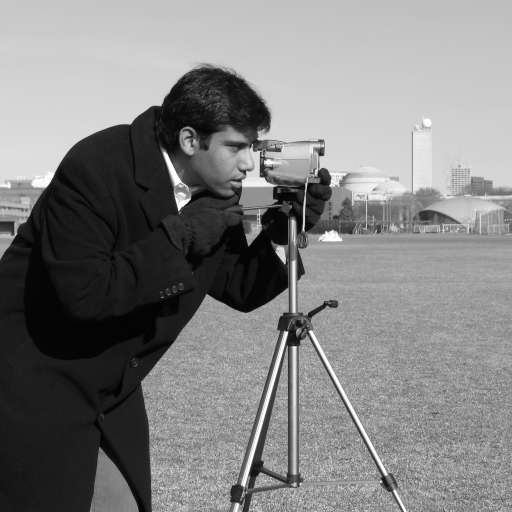
#> input picture skimage.data.camera(), 512 x 512 px
$ jupyter execute --allow-errors 0_color_and_exposure.ipynb   (shell and % lines are left out)   (older library calls are emulated)
#> lines starting #> are read from the running program, lines starting #| are printed output that depends on the picture
### lectures/skdemo/_skdemo.py
from __future__ import division

import numpy as np
import matplotlib.pyplot as plt

from scipy.ndimage import grey_dilation

from skimage import img_as_float
from skimage import color
from skimage import exposure
from skimage.util.dtype import dtype_limits


__all__ = ['imshow_all', 'imshow_with_histogram', 'mean_filter_demo',
           'mean_filter_interactive_demo', 'plot_cdf', 'plot_histogram']


# Gray-scale images should actually be gray!
plt.rcParams['image.cmap'] = 'gray'


#--------------------------------------------------------------------------
#  Custom `imshow` functions
#--------------------------------------------------------------------------

# [17 lines left out: function imshow_rgb_shifted, not called in this run]


def imshow_all(
    *images, limits='image', titles=None, shape=None, size=5, **kwargs
):
    """ Plot a series of images side-by-side.

    Convert all images to float so that images have a common intensity range.

    Parameters
    ----------
    images : tuple
        The images to plot.
    limits : 'image' or 'dtype', optional
        Control the intensity limits. By default, 'image' is used set the
        min/max intensities to the min/max of all images. Setting `limits` to
        'dtype' can also be used if you want to preserve the image exposure.
    titles : list of str
        Titles for subplots. If the length of titles is less than the number
        of images, empty strings are appended.
    shape : tuple, optional
        A two-element tuple that defines the shape of the subfigure grid as
        (rows, columns). If not given, all `ìmages` are shown in a single row.
    size : int, optional
        Width and height of each subplot in inches.
    kwargs : dict
        Additional keyword-arguments passed to `imshow`.
    """
    images = [img_as_float(img) for img in images]

    if titles is None:
        titles = []
    if len(titles) != len(images):
        titles = list(titles) + [''] * (len(images) - len(titles))

    if limits == 'image':
        kwargs.setdefault('vmin', min(img.min() for img in images))
        kwargs.setdefault('vmax', max(img.max() for img in images))
    elif limits == 'dtype':
        vmin, vmax = dtype_limits(images[0])
        kwargs.setdefault('vmin', vmin)
        kwargs.setdefault('vmax', vmax)

    if shape is None:
        shape = (1, len(images))
    nrows, ncols = shape

    height = nrows * size
    width = ncols * size
    fig, axes = plt.subplots(nrows=nrows, ncols=ncols, figsize=(width, height))
    for ax, img, label in zip(axes.ravel(), images, titles):
        ax.imshow(img, **kwargs)
        ax.set_title(label)


def imshow_with_histogram(image, **kwargs):
    """ Plot an image side-by-side with its histogram.

    - Plot the image next to the histogram
    - Plot each RGB channel separately (if input is color)
    - Automatically flatten channels
    - Select reasonable bins based on the image's dtype

    See `plot_histogram` for information on how the histogram is plotted.
    """
    width, height = plt.rcParams['figure.figsize']
    fig, (ax_image, ax_hist) = plt.subplots(ncols=2, figsize=(2*width, height))

    kwargs.setdefault('cmap', plt.cm.gray)
    ax_image.imshow(image, **kwargs)
    plot_histogram(image, ax=ax_hist)

    # pretty it up
    ax_image.set_axis_off()
    match_axes_height(ax_image, ax_hist)
    return ax_image, ax_hist


#--------------------------------------------------------------------------
#  Helper functions
#--------------------------------------------------------------------------


def match_axes_height(ax_src, ax_dst):
    """ Match the axes height of two axes objects.

    The height of `ax_dst` is synced to that of `ax_src`.
    """
    # HACK: plot geometry isn't set until the plot is drawn
    plt.draw()
    dst = ax_dst.get_position()
    src = ax_src.get_position()
    ax_dst.set_position([dst.xmin, src.ymin, dst.width, src.height])


def plot_cdf(image, ax=None):
    img_cdf, bins = exposure.cumulative_distribution(image)
    ax.plot(bins, img_cdf, 'r')
    ax.set_ylabel("Fraction of pixels below intensity")


def plot_histogram(image, ax=None, **kwargs):
    """ Plot the histogram of an image (gray-scale or RGB) on `ax`.

    Calculate histogram using `skimage.exposure.histogram` and plot as filled
    line. If an image has a 3rd dimension, assume it's RGB and plot each
    channel separately.
    """
    ax = ax if ax is not None else plt.gca()

    if image.ndim == 2:
        _plot_histogram(ax, image, color='black', **kwargs)
    elif image.ndim == 3:
        # `channel` is the red, green, or blue channel of the image.
        for channel, channel_color in zip(iter_channels(image), 'rgb'):
            _plot_histogram(ax, channel, color=channel_color, **kwargs)


def _plot_histogram(ax, image, alpha=0.3, **kwargs):
    # Use skimage's histogram function which has nice defaults for
    # integer and float images.
    hist, bin_centers = exposure.histogram(image)
    ax.fill_between(bin_centers, hist, alpha=alpha, **kwargs)
    ax.set_xlabel('intensity')
    ax.set_ylabel('# pixels')


def iter_channels(color_image):
    """Yield color channels of an image."""
    # Roll array-axis so that we iterate over the color channels of an image.
    for channel in np.rollaxis(color_image, -1):
        yield channel


#--------------------------------------------------------------------------
#  Convolution Demo
#--------------------------------------------------------------------------

# [58 lines left out: functions mean_filter_demo, mean_filter_interactive_demo, iter_kernel, iter_pixels, bounded_slice, not called in this run]

### lectures/0_color_and_exposure.ipynb
[cell 1]
from __future__ import division, print_function

# Color and exposure

As discussed earlier, images are just numpy arrays. The numbers in those arrays correspond to the intensity of each pixel (or, in the case of a color image, the intensity of a specific color). To manipulate these, `scikit-image` provides the `color` and `exposure` modules.

## Aside: Plotting images

Before we get started, a quick note about plotting images---specifically, plotting gray-scale images with Matplotlib. First, let's grab an example image from `scikit-image`.

[cell 2]
from skimage import data

image = data.camera()
#> image is the input picture: shape (512, 512); min 0, max 255, mean 129.1

Also, we'll want to make sure we have numpy and matplotlib imported.

[cell 3]
import matplotlib.pyplot as plt
import numpy as np

If we plot a gray-scale image using the default colormap, "jet", and a gray-scale color
map, "gray", you can easily see the difference:

[cell 4]
fig, (ax_jet, ax_gray) = plt.subplots(ncols=2)
ax_jet.imshow(image, cmap='jet')
ax_gray.imshow(image, cmap='gray');

We can get a better idea of the ill effects by zooming into the man's face.

[cell 5]
face = image[80:160, 200:280]
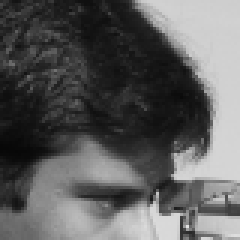
#> face: shape (80, 80) (shown 3 times larger); min 7, max 225, mean 92.9
fig, (ax_jet, ax_gray) = plt.subplots(ncols=2)
ax_jet.imshow(face, cmap='jet')
ax_gray.imshow(face, cmap='gray');

Notice how the face looks distorted and splotchy with the "jet" colormap. Also, this colormap distorts the concepts of light and dark, and there are artificial boundaries created by the different color hues. Is that a beauty mark on the man's upper lip? No, it's just an artifact of this ridiculous colormap.

Here's another example:

[cell 6]
X, Y = np.ogrid[-5:5:0.1, -5:5:0.1]
R = np.sqrt(X**2 + Y**2)

fig, (ax_jet, ax_gray) = plt.subplots(1, 2)
ax_jet.imshow(R, cmap='jet')
ax_gray.imshow(R, cmap='gray');

Woah!  See all those non-existing contours?

You can add the following setting at the top of any script
to change the default colormap:

[cell 7]
plt.rcParams['image.cmap'] = 'gray'

Don't worry: color images are unaffected by this change.

In addition, we'll set the interpolation to 'nearest neighborhood' so that it's easier to distinguish individual pixels in your image (the default is 'bicubic'--see the exploration below).

[cell 8]
plt.rcParams['image.interpolation'] = 'nearest'

You can also set both of these explicitly in the ``imshow`` command:

[cell 9]
plt.imshow(R, cmap='gray', interpolation='nearest')
#> the sliders are set to image = <module 'IPython.html.widgets., cmap = Accent, interpolation = nearest

## Interactive demo: interpolation and color maps

[cell 10]
from IPython.html.widgets import interact, fixed
from matplotlib import cm as colormaps

#> (the rest of this cell did not finish here and is left out)

## Basic image manipulation

Recall that color images are arrays with pixel rows and columns as the first two dimensions (just like a gray-scale image), plus a 3rd dimension that describes the RGB color channels.

[cell 11]
color_image = data.chelsea()
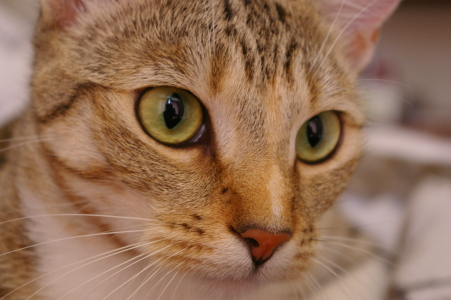
#> input picture skimage.data.chelsea(), 451 x 300 px
#> color_image is the input picture: shape (300, 451, 3); mean R, G, B 147.7, 111.4, 86.8

print(color_image.shape)
#| (300, 451, 3)
plt.imshow(color_image);

### Slicing and indexing

Since images are just arrays, we can manipulate them as we would any other array.

Let's say we want to plot just the red channel of the color image above. We know that the red channel is the first channel of the 3rd image-dimension. Since Python is zero-indexed, we can write the following:

[cell 12]
red_channel = color_image[:, :, 0]  # or color_image[..., 0]
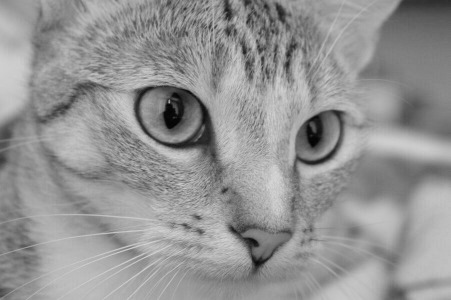
#> red_channel: shape (300, 451); min 2, max 215, mean 147.7

But when we plot the red channel...

[cell 13]
plt.imshow(red_channel);

Obviously that's not red at all. The reason is that there's nothing to tell us that this array is supposed to be red: It's just a 2D array with a height, width, and intensity value---and no color information.

The green channel is usually closest to the grey-scale version of the image.  Note that converting to grayscale cannot simply done by taking the mean of the three channels, since the eye is more sensitive to green than to red than to blue.  For that purpose, use ``skimage.color.rgb2gray``.

[cell 14]
red_channel.shape

The shape of this array is the same as it would be for any gray-scale image.

---

## <span class="exercize">Exercise: three colours</span>

Consider the following image (``images/balloon.jpg``):

Split this image up into its three components, red, green and blue, and display each separately.

HINT: To display multiple images, we provide you with a small utility library called ``skdemo``:

```python
import skdemo
skdemo.imshow_all(image0, image1, image2, ...)
```

Or, simply use ``matplotlib.subplots``:

```python
plt, axes = plt.subplots(1, 4)
axes[0].imshow(image0)
axes[1].imshow(image1)
etc.
```

[cell 15]
from skimage import io
color_image = io.imread('../images/balloon.jpg')
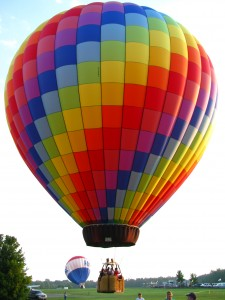
#> input picture images/balloon.jpg, 225 x 300 px
#> color_image is the input picture: shape (300, 225, 3); mean R, G, B 170.1, 140.5, 129.3

[cell 16]
import skdemo
#skdemo.  # <TAB>

[cell 17]
# This code is just a template to get you started.
red_image = np.zeros_like(color_image)
green_image = np.zeros_like(color_image)
blue_image = np.zeros_like(color_image)

skdemo.imshow_all(color_image, red_image, green_image, blue_image)

---

#### Combining color-slices with row/column-slices

In the examples above, we just manipulate the last axis of the array (i.e. the color channel). As with any NumPy array, however, slicing can be applied to each axis:

[cell 18]
color_patches = color_image.copy()
# Remove green (1) & blue (2) from top-left corner.
color_patches[:100, :100, 1:] = 0
# Remove red (0) & blue (2) from bottom-right corner.
color_patches[-100:, -100:, (0, 2)] = 0
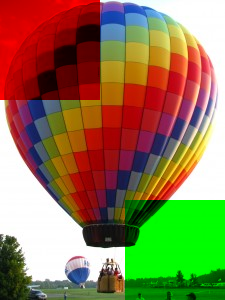
#> color_patches: shape (300, 225, 3); mean R, G, B 140.1, 121.8, 79.7
plt.imshow(color_patches);

## Histograms

Histograms are a quick way to get a feel for the global statistics of the image intensity. For example, they can tell you where to set a threshold or how to adjust the contrast of an image.

You might be inclined to plot a histogram using matplotlib's `hist` function:

[cell 19]
#plt.hist(color_image)

That didn't work as expected. How would you fix the call above to make it work correctly?
(Hint: that's a 2-D array, ``numpy.ravel``)

---

## <span class="exercize">Counting pixels</span>

Create a function to **plot a histogram for each color channel** in a single plot.

Bonus: Instead of using `plt.hist`, use `plt.plot` or `plt.fill_between` in combination with `histogram` from `skimage.exposure`.

[cell 20]
# Your code here

---

### Histograms of images

For this section, we're going to use a custom plotting function that adds a few tweaks to pretty-it-up:
* Plot the image next to the histogram
* Plot each RGB channel separately
* Automatically flatten channels
* Select reasonable bins based on the image's `dtype`

#> (a cell that did not finish here is left out)

Using this function, let's look at the histogram of a grayscale image:

[cell 22]
image = data.camera()
skdemo.imshow_with_histogram(image);
#> in _plot_histogram, `hist, bin_centers = exposure.histogram(image)`: hist = 256 values, max 4957 at index 27, min 1 at index 0, mean 1024; bin_centers = 256 values from 0 to 255
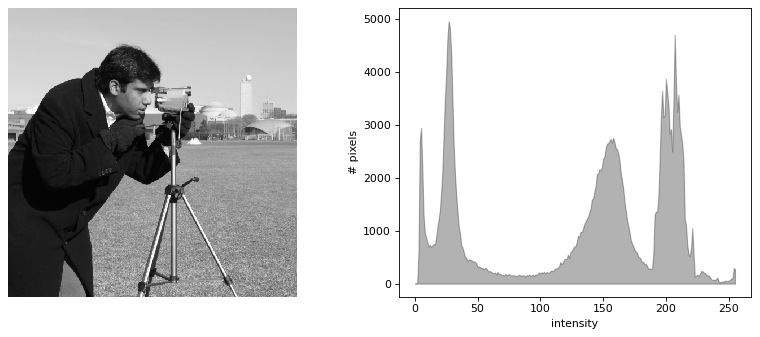
#> figure drawn by matplotlib, 2 panels

An image histogram shows the number of pixels at each intensity value (or range of intensity values, if values are binned). Low-intensity values are closer to black, and high-intensity values are closer to white.

Notice that there's a large peak at an intensity of about 10: This peak corresponds with the man's nearly black coat. The peak around the middle of the histogram is due to the predominantly gray tone of the image.

Now let's look at our color image:

[cell 23]
cat = data.chelsea()
skdemo.imshow_with_histogram(cat);
#> the loop in plot_histogram (call 2), `for channel, channel_color in zip(iter_channels(image), 'rgb'):` made 3 passes
#> channel_color on passes 1 to 3: 'r', 'g', 'b'

As you can see, the intensity for each RGB channel is plotted separately. Unlike the previous histogram, these histograms almost look like Gaussian distributions that are shifted. This reflects the fact that intensity changes are relatively gradual in this picture: There aren't very many uniform instensity regions in this image.

An image with well-defined color regions gives a very different histogram:

#> (a cell that did not finish here is left out)

In this image, there are large patches of relatively uniform color, and these patches are often separated by sharp transitions. This results in multi-modal distributions and sharp transition regions.

Note: These RGB histograms are pretty, but not that useful, since a high red value is very different if combined with low green and blue values (the result will tend toward red) vs high green and blue values (the result will tend toward white).

### Histograms and contrast

Enhancing the contrast of an image allow us to more easily identify features in an image, both by eye and by detection algorithms.

Let's take another look at the gray-scale image from earlier:

[cell 25]
image = data.camera()
skdemo.imshow_with_histogram(image);

Notice the intensity values at the bottom. Since the image has a `dtype` of `uint8`, the values go from 0 to 255. Though you can see some pixels tail off toward 255, you can clearly see in the histogram, and in the image, that we're not using the high-intensity limits very well.

Based on the histogram values, you might want to take all the pixels values that are more than about 180 in the image, and make them pure white (i.e. an intensity of 255). While we're at it, values less than about 10 can be set to pure black (i.e. 0). We can do this easily using `rescale_intensity`, from the `exposure` subpackage.

[cell 26]
from skimage import exposure
high_contrast = exposure.rescale_intensity(image, in_range=(10, 180))
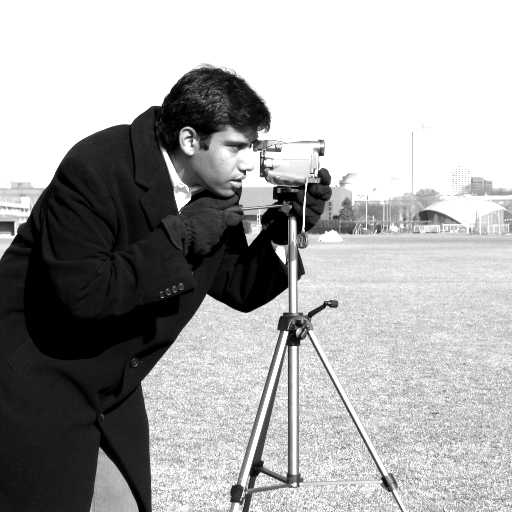
#> high_contrast: shape (512, 512); min 0, max 255, mean 166.6

[cell 27]
skdemo.imshow_with_histogram(high_contrast);
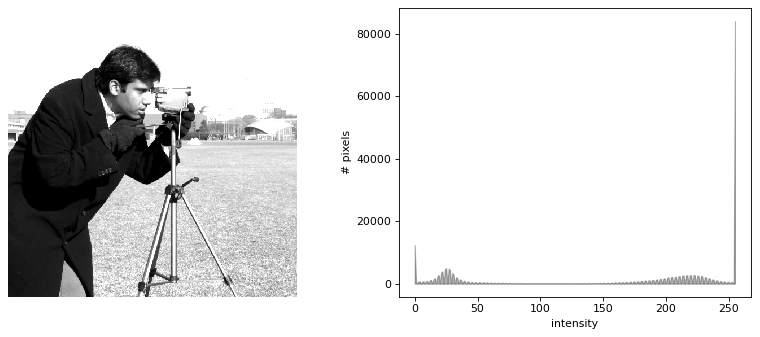
#> figure drawn by matplotlib, 2 panels

The contrast is visibly higher in the image, and the histogram is noticeably stretched. The sharp peak on the right is due to all the pixels greater than 180 (in the original image) that were piled into a single bin (i.e. 255).

#> (a cell that did not finish here is left out)

Parameters for `rescale_intensity`:
* `in_range`: The min and max intensity values desired in the input image. Values below/above these limits will be clipped.
* `out_range`: The min and max intensity values of the output image. Pixels matching the limits from `in_range` will be rescaled to these limits. Everything in between gets linearly interpolated.

### Histogram equalization

In the previous example, the grayscale values (10, 180) were set to (0, 255), and everything in between was linearly interpolated. There are other strategies for contrast enhancement that try to be a bit more intelligent---notably histogram equalization.

Let's first look at the cumulative distribution function (CDF) of the image intensities.

[cell 29]
ax_image, ax_hist = skdemo.imshow_with_histogram(image)
skdemo.plot_cdf(image, ax=ax_hist.twinx())
#> in plot_cdf, `img_cdf, bins = exposure.cumulative_distribution(image)`: img_cdf = 256 values from 3.81e-06 to 1; bins = 256 values from 0 to 255

For each intensity value, the CDF gives the fraction of pixels *below* that intensity value.

One measure of contrast is how evenly distributed intensity values are: The dark coat might contrast sharply with the background, but the tight distribution of pixels in the dark coat mean that details in the coat are hidden.

To enhance contrast, we could *spread out intensities* that are tightly distributed and *combine intensities* which are used by only a few pixels.

This redistribution is exactly what histogram equalization does. And the CDF is important because a perfectly uniform distribution gives a CDF that's a straight line. We can use `equalize_hist` from the `exposure` package to produce an equalized image:

[cell 30]
equalized = exposure.equalize_hist(image)
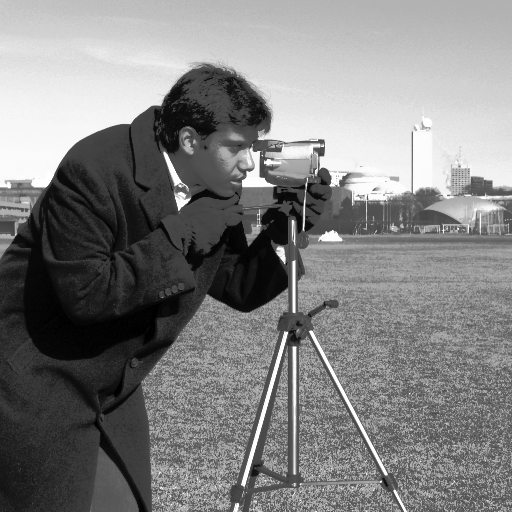
#> equalized: shape (512, 512) float64; min 3.81e-06, max 1, mean 0.504

[cell 31]
ax_image, ax_hist = skdemo.imshow_with_histogram(equalized)
skdemo.plot_cdf(equalized, ax=ax_hist.twinx())
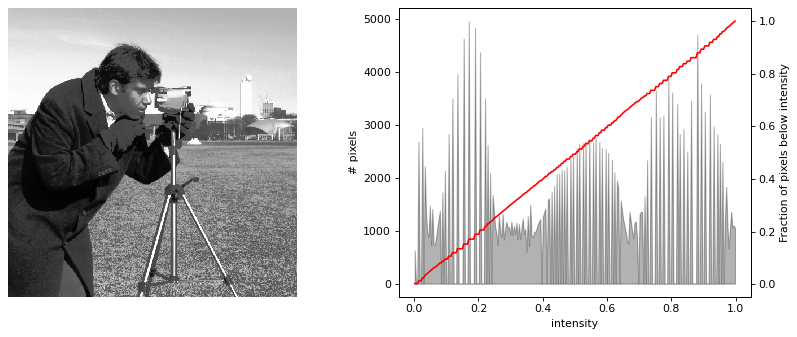
#> figure drawn by matplotlib, 3 panels; panel 3: curve peaks at x = 0.998, y = 1
#> (the rest of the program and of its run is left out)
